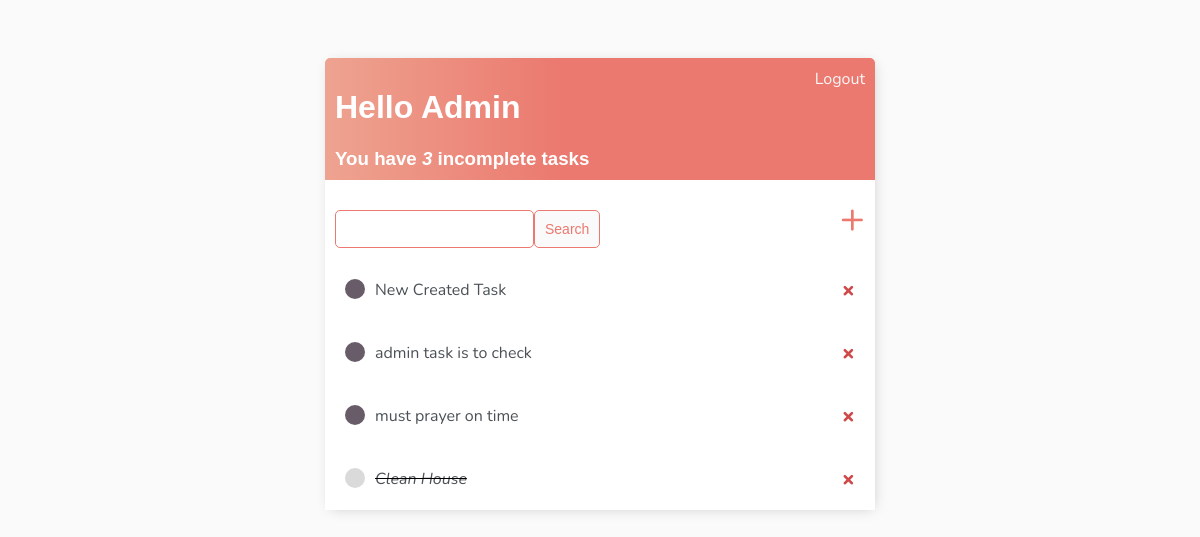
The app's page / (signed in) with its own data.
### baseApp/models.py (models this page shows)
class Task(models.Model):
    user = models.ForeignKey(User, on_delete=models.CASCADE, null=True, blank=True)
    title = models.CharField(max_length=50)
    description = models.TextField(null=True, blank=True)
    complete = models.BooleanField(default=False)
    created = models.DateTimeField(auto_now_add=True)
    def __str__(self):
        return self.title
    class Meta:
        ordering = ["complete"]

### baseApp/views.py (the view)
# urls.py: path('', TaskList.as_view(), name="tasks"),
class TaskList(LoginRequiredMixin, ListView):
    model = Task
    template_name = 'base/task_list.html'
    context_object_name = 'tasks'
    def get_context_data(self, **kwargs):
        context = super().get_context_data(**kwargs)
        context['tasks'] = context['tasks'].filter(user=self.request.user)
        context['count'] = context['tasks'].filter(complete=False).count()
        search_input = self.request.GET.get('search_area') or ''
        if search_input:
            context['tasks'] = context['tasks'].filter(title__startswith = search_input)
        context['search_input'] = search_input
        return context

### templates/base/task_list.html
{% extends 'base/base.html' %}
{% block content %}
<div class="header-bar">
    <div>
        <h1>Hello {{request.user|title}}</h1>
        <h3 style="margin: 0;">You have <i>{{count}}</i> incomplete task{{ count|pluralize:"s"}}</h3>
    </div>
    {% if request.user.is_authenticated %}
    <a href="{% url 'logout' %}">Logout</a>
    {% else %}
    <a href=" {% url 'login' %} ">Login</a>
    {% endif %}
</div>
<div id='search-add-wrapper'>
    <form method='get' action="" style="margin-top: 20px; display: flex;">
        <input type="text" name='search_area' value='{{search_input}}'>
        <button class="button" type='submit'>Search</button>
    </form>
    <a id="add-link" href=" {% url 'create' %} ">&#x2b</a>
</div>
<div class='task-items-wrapper'>
    {% for task in tasks %}
    <div class='task-wrapper'>
        {% if task.complete %}
        <div class='task-title'>
            <div class='task-incomplete-icon'></div>
            <i><s><a href=" {% url 'update' task.id %} ">{{task}}</a></s></i>
        </div>
        <a class='delete-link' href=" {% url 'delete' task.id %} ">&#215;</a>
        {% else %}
        <div class='task-title'>
            <div class='task-complete-icon'></div>
            <a href=" {% url 'update' task.id %} ">{{task}}</a>
        </div>
        <a class='delete-link' href=" {% url 'delete' task.id %} ">&#215;</a>
        {% endif %}
    </div>
    {% empty %}
        <h3>No itmes in a list</h3>
    {% endfor  %}
</div>
{% endblock %}

### templates/base/base.html (style rules this page uses)
body { background-color: #FAFAFA; font-family: 'Nunito', sans-serif; padding-top: 50px; }
h1, h2, h3, h4, h5, h6 { font-family: 'Raleway', sans-serif; }
a, p { color: #4b5156; }
.header-bar { display: flex; justify-content: space-between; color: #fff; padding: 10px; border-radius: 5px 5px 0 0; background: linear-gradient(90deg, #EEA390 0%, #EB796F 43%, #EB796F 100%); }
.header-bar a { color: rgb(247, 247, 247); text-decoration: none; }
.task-wrapper { display: flex; align-items: center; justify-content: space-between; padding: 20px; background-color: #fff; border-top: 1px solid rgb(266, 266, 266); }
.task-title { display: flex; }
.task-title a { text-decoration: none; color: #4b5156; margin-left: 10px; }
.task-complete-icon { height: 20px; width: 20px; background-color: rgb(105, 92, 105); border-radius: 50%; }
.task-incomplete-icon { height: 20px; width: 20px; background-color: rgb(218, 218, 218); border-radius: 50%; }
.delete-link { text-decoration: none; font-weight: 900; color: #cf4949; font-size: 22px; line-height: 0; }
#search-add-wrapper { display: flex; justify-content: space-between; align-items: center; padding: 10px; }
#add-link { color: #EB796F; text-decoration: none; font-size: 42px; text-shadow: 1px, 1px #81413b; }
input[type=text], input[type=password], textarea { border: 1px solid #EB796F; border-radius: 5px; padding: 10px; width: 90%; }
.button { border: 1px solid #EB796F; background-color: #FAFAFA; color: #EB796F; padding: 10px; font-size: 14px; border-radius: 5px; cursor: pointer; text-decoration: none; }

### records on screen
Task: title "New Created Task"
Task: title "admin task is to check"
Task: title "must prayer on time"
Task: title "Clean House"

### other values on screen
{{ request.user|title }} "Admin"
{{ count }} "3"
